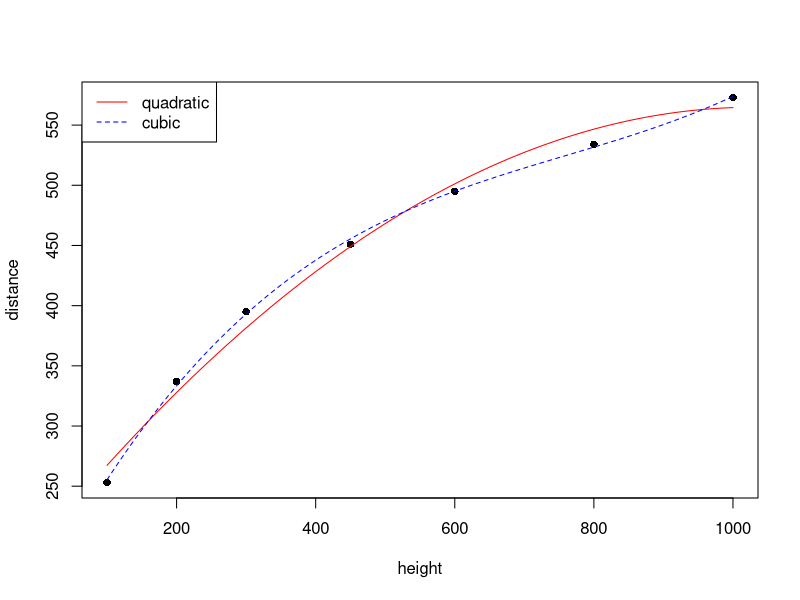

Source code (R):
# Enter the data
height <- c(100, 200, 300, 450, 600, 800, 1000)
distance <- c(253, 337, 395, 451, 495, 534, 573)

# Scatter plot of data
plot(height, distance, pch = 16)

# Fit linear model
linear <- lm(distance ~ height)
print(summary(linear))

# Fit quadratic model
quadratic <- lm(distance ~ height + I( height^2 ))
print(summary(quadratic))

# Fit cubic model
cubic <- lm(distance ~ height + I( height^2 ) + I (height^3))
print(summary(cubic))

# Fit quartic model
quartic <- lm(distance ~ height + I( height^2 ) + I (height^3) + I (height^4))
print(summary(quartic))

# Model selection: quadratic VS cubic
selection.1 <- anova(quadratic, cubic, test = "F")
print(selection.1)

# Model selection: cubic VS quartic
selection.2 <- anova(cubic, quartic, test = "F")
print(selection.2)

# Plot quadratic Vs Cubic
polynomial <- Vectorize(function(x, ps) {
  n <- length(ps)
  sum(ps*x^(1:n-1))
}, "x")
curve(polynomial(x, coef(quadratic)), add=TRUE, col = "red")
curve(polynomial(x, coef(cubic)), add=TRUE, col = "blue", lty = 2)
legend("topleft", legend = c("quadratic", "cubic"), 
       col = c("red", "blue"), lty = c(1,2))